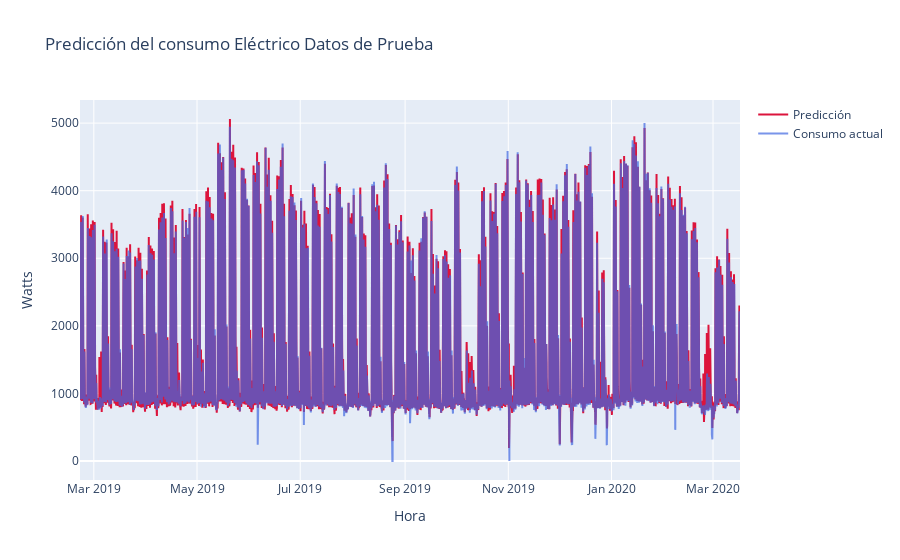

Here is the notebook cell this chart was saved with:
### Markdown cell above
# Gráfica de datos de prueba vs valores reales

### Code cell
Predicted = go.Scatter(x=y[train_hours:].index, y=data_predict[train_hours:].flatten(), opacity = 1, name = 'Predicción', line=dict(color='crimson'), yaxis='y')
Actual = go.Scatter(x=y[train_hours:].index, y=y['energia_activa(t)'][train_hours:].values, opacity = 0.7, name = 'Consumo actual', line=dict(color='royalBlue'), yaxis='y')
layout = go.Layout(title='Predicción del consumo Eléctrico Datos de Prueba', xaxis=dict(title='Hora'),
                   yaxis=dict(title='Watts', overlaying='y'),
                  yaxis2=dict(title='Watts', side='right'))
fig = go.Figure(data=[Predicted, Actual], layout=layout)
fig.show() # si se usa colab use fig.show(renderer='colab')

### Figure 1 — Plotly figure (JSON) as saved in the notebook; plotly's stock layout.template omitted (floating-point values rounded to 4 significant figures; data arrays with more than 128 entries replaced by an {"elided": "..."} marker saying what was removed)
{"data": [{"line": {"color": "crimson"}, "name": "Predicción", "opacity": 1, "type": "scatter", "x": {"elided": "9364 str values"}, "y": {"elided": "9364 float values"}, "yaxis": "y"}, {"line": {"color": "royalBlue"}, "name": "Consumo actual", "opacity": 0.7, "type": "scatter", "x": {"elided": "9364 str values"}, "y": {"elided": "9364 float values"}, "yaxis": "y"}], "layout": {"title": {"text": "Predicción del consumo Eléctrico Datos de Prueba"}, "xaxis": {"title": {"text": "Hora"}}, "yaxis": {"overlaying": "y", "title": {"text": "Watts"}}, "yaxis2": {"side": "right", "title": {"text": "Watts"}}}}
